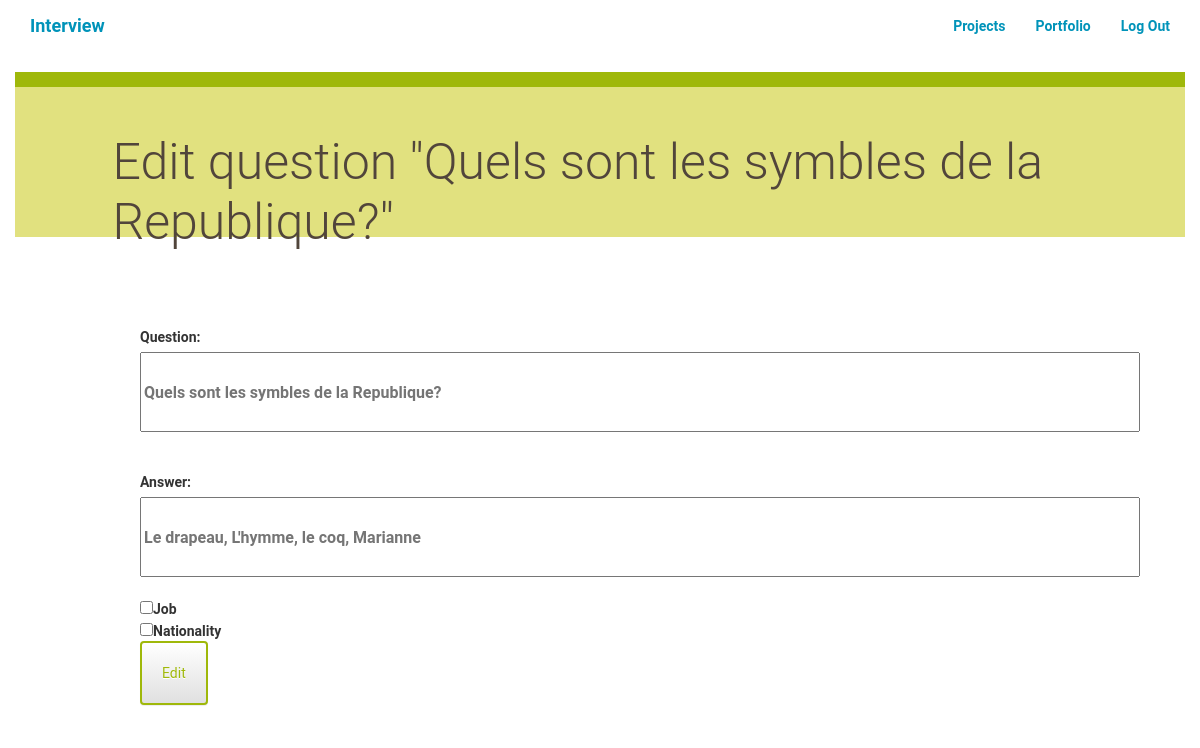
/interview/7/edit/ (signed in), run on the app's committed database.
### interview/models.py (models this page shows, shortened)
class Question(models.Model):
    id = models.IntegerField(primary_key = True)
    question = models.TextField()
    answer = models.TextField(default="")
    BOOL_CHOICES = ((True, 'job'), (False, 'nationality'))
    option = models.BooleanField(choices=BOOL_CHOICES,default=False)

### interview/views.py (the view)
# urls.py: url(r'^(?P<question_id>\d+)/edit/$', views.editQuestion,name='interview_edit'),
@login_required
def editQuestion(request,question_id):
    questionToEdit = Question.objects.filter(id=question_id)
    if request.method == "POST":
        job = request.POST.get('job')
        na = request.POST.get('nationality')
        newquestion = request.POST.get('question')
        newanswer = request.POST.get('answer')
        if job is True:
            newoption = True
        else:
            newoption = False
        Question.objects.filter(id=question_id).update(question = str(newquestion))
        Question.objects.filter(id=question_id).update(answer = str(newanswer))
        Question.objects.filter(id=question_id).update(option = newoption)
        questions = Question.objects.all()
        return render(request,'interview/interview_all.html', {'questions': questions})
    else:
        return render(request,'interview/interview_edit.html', {'questions': questionToEdit})

### interview/templates/interview/interview_edit.html (shortened to what this page needs)
{% extends "interview/interview_base.html" %}
{% block content %}
	<div class="row divider green">
		<div class="col-md-12"></div>
	</div>
	<div class="row banner menu">
		<div class="col-md-11 col-md-offset-1 padding-none">
      {%for question in questions %}
			<h1>Edit question "{{question.question}}"</h1>
		</div>
	</div>
      <div class="row container">
    		<div class="col-md-6 col-md-offset-1 padding-top">
					<form action= "{% url 'interview:interview_edit' question_id=question.id%}" method="POST" class="form-group">
					<label for="question">Question:</label>
					<input type="text" name="question" value="" style="font-size:12pt;height:80px;width:1000px;" placeholder= "{{question.question}}">
					<br>
					<br>
					<br>
					<label for="answer">Answer:</label><input type="text" name="answer" value="" style="font-size:12pt;height:80px;width:1000px;" placeholder= "{{question.answer}}">
					<br>
					<br>
					<input type="checkbox" name="job">Job<br>
					<input type="checkbox" name="nationality">Nationality<br>
					<input class="btn btn-default" type="submit" value="Edit" />
					</form>
    		</div>
    	</div>
{% endfor %}
{% endblock %}

### restorecommand/static/css/styles.css (style rules this page uses)
* { font-family: "Helvetica Neue Bold", Roboto, Helvetica, Arial, sans-serif; font-weight: 700; }
h1 { font-family: "Helvetica Neue Light", Roboto, Helvetica, Arial, sans-serif; font-size: 50px; color: #51453B; line-height: 60px; font-weight: 300; }
.padding-top { padding-top: 30px; }
.padding-none { padding: 0; }
.btn { padding: 20px; margin: 0; border-color: #9FB80A; border-width: 2px; color: #9FB80A;; }
.divider { height: 15px; }
.divider.green { background-color: #9FB80A; }
.banner.menu { height: 150px; background-color: #E1E17F; }
.banner h1 { margin: 45px 0; }

### data on the page
Question: question "Quels sont les symbles de la Republique?", answer "Le drapeau, L'hymme, le coq, Marianne"
